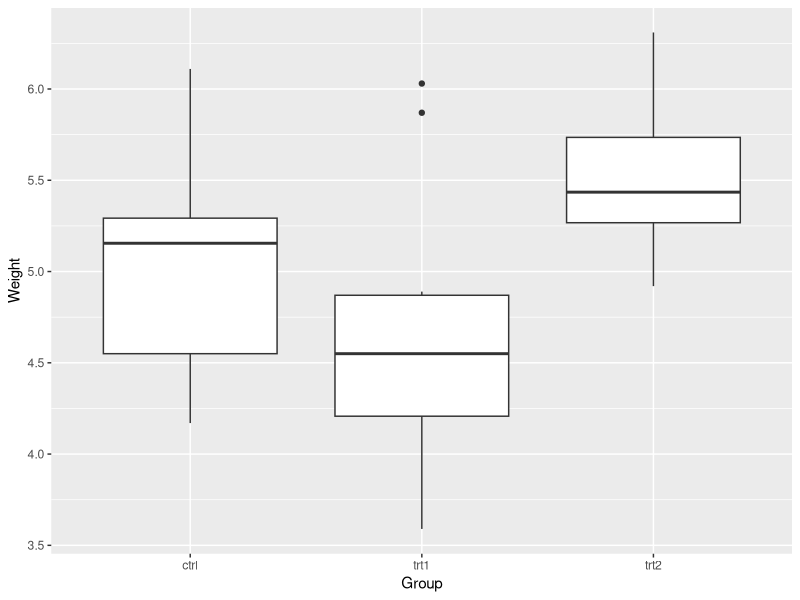
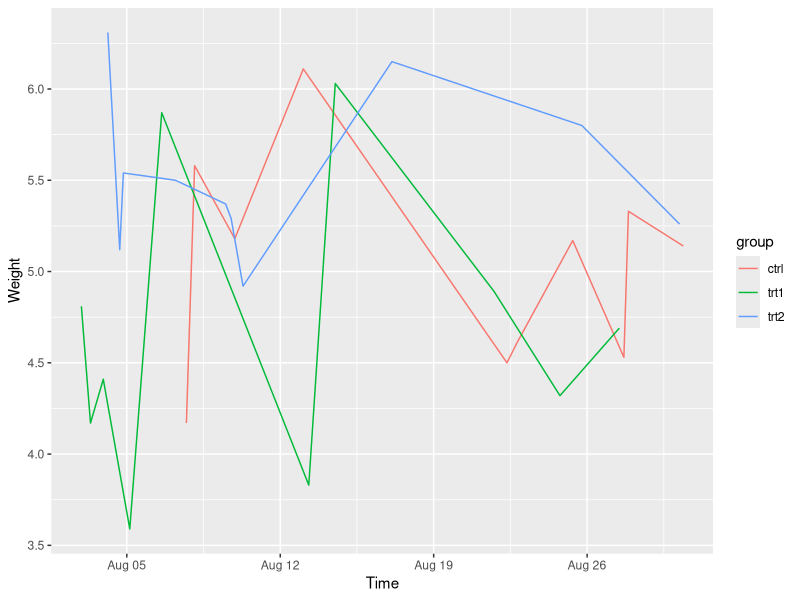
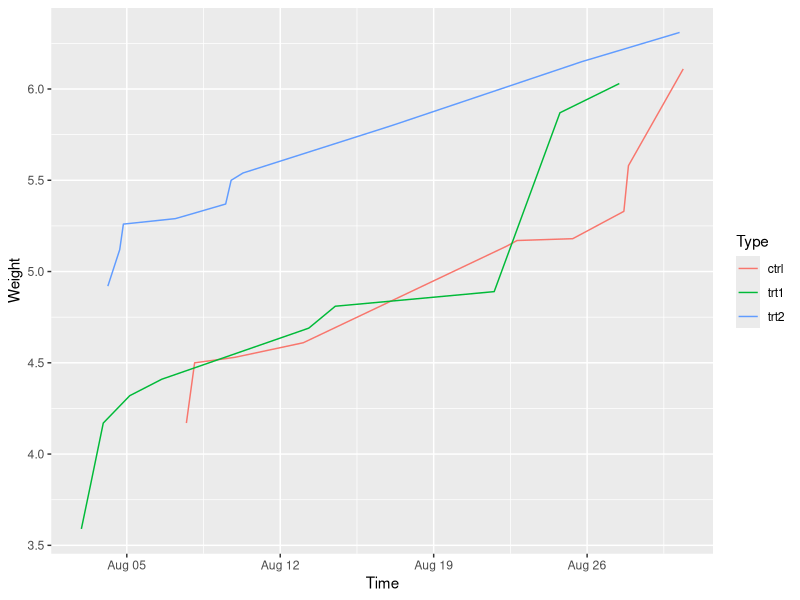

Source code (R) for these figures, in order:
## ---- chunk 1
# Preallocate memory to store the values
mat <- matrix(NA, nrow = 10, ncol = 4)

# Generate random numbers and then repeat manually
mat[, 1] <- runif(10)
mat[, 2] <- runif(10)
mat[, 3] <- runif(10)
mat[, 4] <- runif(10)

# Print out the results
print(mat)
## ---- chunk 2
# Preallocate
mat <- matrix(NA, nrow = 10, ncol = 4)

# Sequence
for (i.col in 1:ncol(mat)) {
	
	# Body
	
	# Uncomment the following line to see how i.col is changing
	# cat('The current column index is', i.col, '\n')
	
	mat[, i.col] <- runif(nrow(mat))
}

print(mat)
## ---- chunk 3
# Preallocate
df <- data.frame(
	name = c('Tom', 'Bob', 'Alice'),
	age = c(24, 19, 21),
	stringsAsFactors = F)           # Don't convert strings to categories

num.rows <- nrow(df)

# Sequence
for (i in seq_len(num.rows)) {
	
	# Body
	if (df$age[i] >= 20) {
		print(df$name[i])
	}
}

# Q: Can you flatten the for loop and generate the same results?
# Q: Can you translate the for loop to a while loop?
## ---- chunk 4
# I have several data objects
vec <- runif(n = 100, min = 10, max = 100)
mat <- matrix(data = rnorm(n = 50, mean = 10, sd = 3),
              nrow = 10)

# I would like to
# - first center the values;
# - second normalize the values using the maximum;
# - third calculate the median of the normalized values.
# 

# Without functions
vec.center <- scale(vec, center = T, scale = F)
print(median(vec.center / max(vec.center)))

mat.center <- scale(mat, center = T, scale = F)
print(median(mat.center / max(mat.center)))

# With functions
scaled.median <- function(x) {
  # Center the values
  x <- scale(x, center = T, scale = F)
  
  # Normalize the values
  x <- x / max(x)
  
  # Calculate the median
  result <- median(x)
  
  # Return the result
  return(result)
}

print(scaled.median(vec))
print(scaled.median(mat))
## ---- chunk 5
# Load the data set
data("PlantGrowth")

# What did we just load?
class(PlantGrowth)

# I still do not know what we just loaded ...
str(PlantGrowth)

# But there are ellipses. How big is the data set?
dim(PlantGrowth)

# OK. I want to know some statistics about the data set.
summary(PlantGrowth$weight)

# Well. But I would like summary information broken up by groups
tapply(PlantGrowth$weight, PlantGrowth$group, summary)
## ---- chunk 6
# Install the package if you have not done so
# install.packages('ggplot2)
#
library(ggplot2)

# Generate a boxplot for all groups
ggplot(data = PlantGrowth) +
	geom_boxplot(mapping = aes(x = group, y = weight)) +
	labs(x = 'Group', y = 'Weight')
## ---- chunk 7
# Read the time records from a CSV file
time.records <- read.table('../assets/plant-growth-time.csv',
                           sep = ',', stringsAsFactors = F)

# Q: Can you use what we have learned to examine 
# what we have just loaded?
# 

# Convert from characters to POSIXct
time.records <- strptime(time.records$V1, format = '%Y-%m-%d %H:%M:%S')

# Add these records to our data frame
PlantGrowth <- cbind(PlantGrowth, time.records)

# Visualization
ggplot(data = PlantGrowth) +
	geom_line(mapping = aes(x = time.records, y = weight, color = group)) +
	labs(x = 'Time', y = 'Weight')
## ---- chunk 8
# So the data are not sorted. We need to sort the data per group.
sorted.measurements <- tapply(PlantGrowth$weight, PlantGrowth$group, sort)

# The returned result is a list, convert them to a vector
sorted.measurements <- unlist(sorted.measurements, use.names = F)

# Now measurements are sorted by groups. We can assign these values back
PlantGrowth$weight <- sorted.measurements

# Generate the same plot
ggplot(data = PlantGrowth) +
	geom_line(mapping = aes(x = time.records, y = weight, color = group)) +
	labs(x = 'Time', y = 'Weight') +
	guides(color = guide_legend(title = 'Type'))
